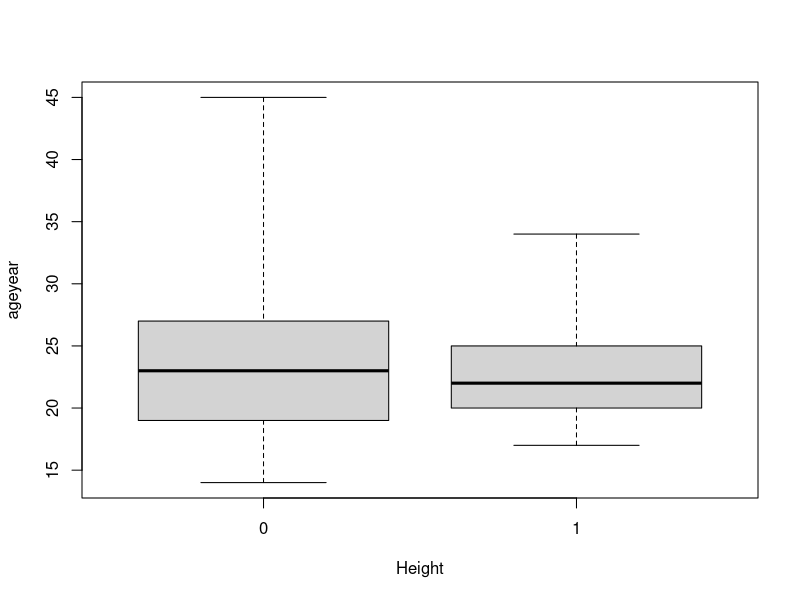

Generate this figure with R:
library(MASS)

summary(birthwt)
# here
boxplot(age~ht, data = birthwt, range= 0, ylab = "ageyear", xlab="Height")
# one
# u\
# ui